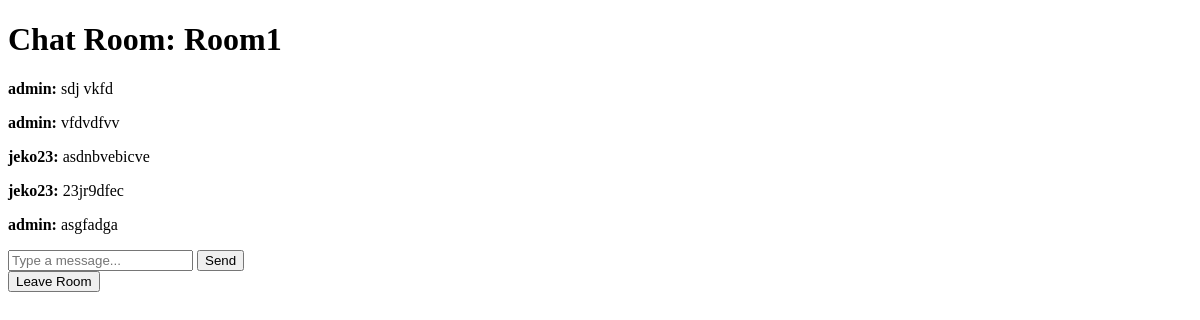
Page /chat/Room1 (signed in) on the earlier database version.
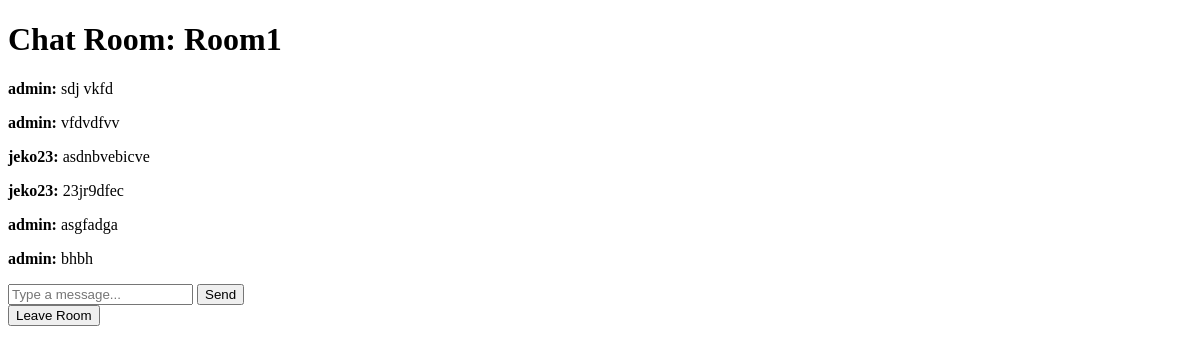
Same page on the later database version.
### src/models/chat.py (models this page shows)
class ChatRoom(db.Model):
    __tablename__ = 'chat_rooms'
    id = db.Column(db.Integer, primary_key=True)
    name = db.Column(db.String(80), unique=True, nullable=False)

class Message(db.Model):
    __tablename__ = 'messages'
    id = db.Column(db.Integer, primary_key=True)
    user_id = db.Column(db.Integer, db.ForeignKey('users.id'), nullable=False)
    room_id = db.Column(db.Integer, db.ForeignKey('chat_rooms.id'), nullable=False)
    content = db.Column(db.Text, nullable=False)
    timestamp = db.Column(db.DateTime, default=datetime.utcnow)
    user = db.relationship('User', backref='messages')
    room = db.relationship('ChatRoom', backref='messages')

### src/models/user.py (models this page shows)
class User(UserMixin, db.Model):
    __tablename__ = "users"
    id = db.Column(db.Integer, primary_key=True)
    username = db.Column(db.String(150), unique=True, nullable=False)
    email = db.Column(db.String(150), unique=True, nullable=False)
    password = db.Column(db.String(200), nullable=False)
    is_admin = db.Column(db.Boolean, default=False)

### src/views/chat_view/routes.py (the view)
@chat_bp.route('/chat/<room_name>')
@login_required
def room(room_name):
    room = ChatRoom.query.filter_by(name=room_name).first_or_404()
    messages = Message.query.filter_by(room_id=room.id).order_by(Message.timestamp).all()
    return render_template('room.html', room=room, messages=messages)

### src/extensions.py (called while the page is built)
@login_manager.user_loader
def load_user(user_id):
    return User.query.get(int(user_id))

### src/templates/room.html (shortened to what this page needs)
<!DOCTYPE html>
<html lang="en">
<head>
</head>
<body>
    <h1>Chat Room: {{ room.name }}</h1>
    <div id="chat-box">
        {% for msg in messages %}
        <p><b>{{ msg.user.username }}:</b> {{ msg.content }}</p>
        {% endfor %}
    </div>
    <input id="message" type="text" placeholder="Type a message...">
    <button onclick="sendMessage()">Send</button>
    <div class="mt-3">
        <form action="{{ url_for('chat.chat') }}" method="GET">
            <button class="btn btn-warning">Leave Room</button>
        </form>
    </div>
</body>
</html>

Differences in the rows shown:
added Message: user.username "admin", content "bhbh"
